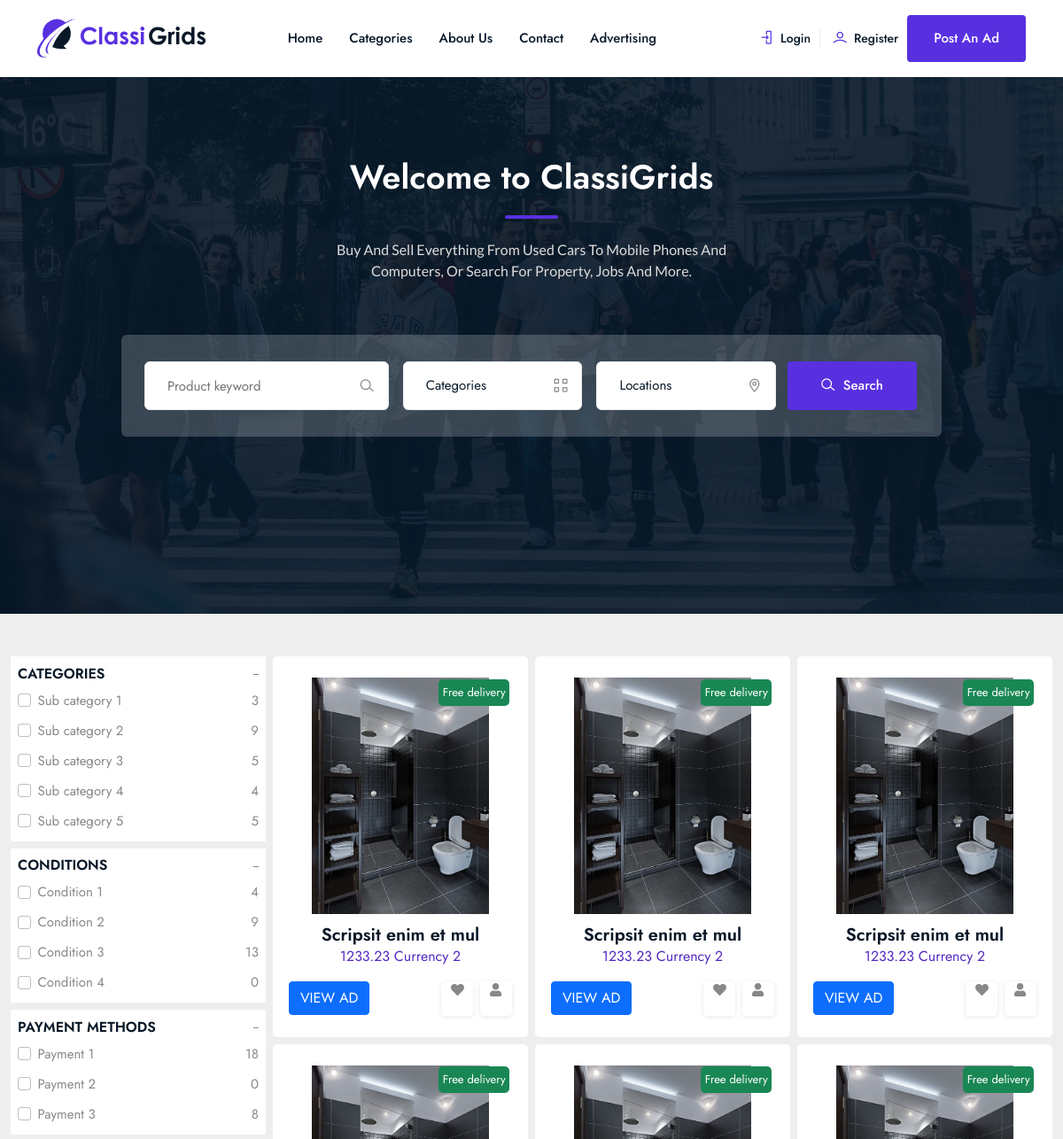
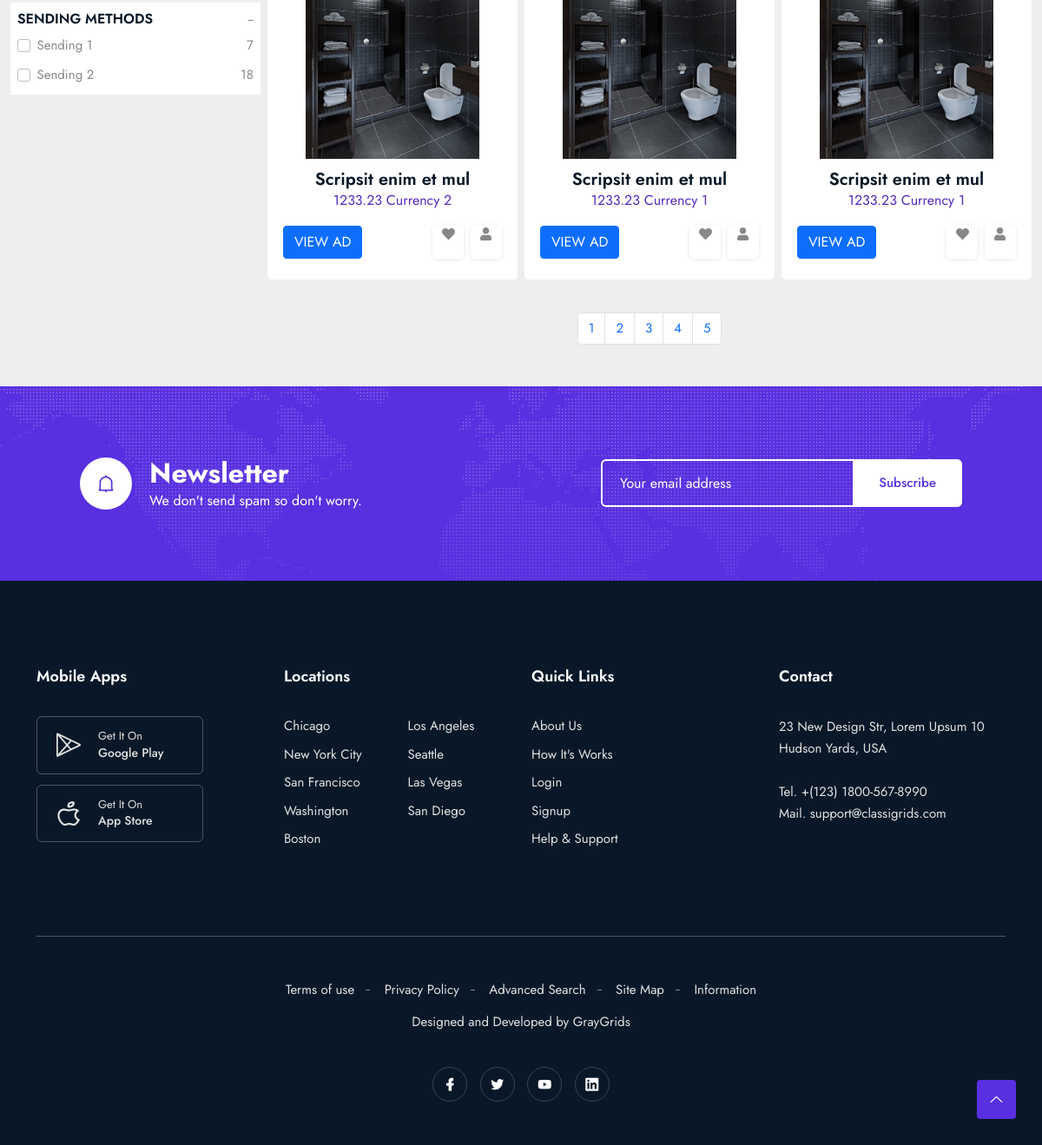
/categories.php, run on the app's committed database (2 pictures, top to bottom).
### tables this page shows
CREATE TABLE `subcategories` (
  `id` int(11) UNSIGNED NOT NULL,
  `title` varchar(211) NOT NULL,
  `category_id` int(11) UNSIGNED NOT NULL,
  `slug` varchar(211) DEFAULT NULL
);

CREATE TABLE `conditions` (
  `id` int(11) NOT NULL,
  `title` varchar(211) NOT NULL,
  `skug` varchar(211) DEFAULT NULL
);

CREATE TABLE `payment_methods` (
  `id` int(11) UNSIGNED NOT NULL,
  `title` varchar(211) NOT NULL,
  `slug` varchar(211) DEFAULT NULL
);

CREATE TABLE `sending_methods` (
  `id` int(11) UNSIGNED NOT NULL,
  `title` varchar(211) NOT NULL,
  `slug` varchar(211) DEFAULT NULL
);

CREATE TABLE `ads` (
  `id` int(11) NOT NULL,
  `title` varchar(211) NOT NULL,
  `price` decimal(10,2) NOT NULL,
  `price_type_id` int(11) NOT NULL,
  `currency_id` int(11) NOT NULL,
  `images` text DEFAULT NULL,
  `youtube_link` varchar(211) NOT NULL,
  `description` text NOT NULL,
  `condition_id` int(11) NOT NULL,
  `sub_category_id` int(11) DEFAULT NULL,
  `amount` int(11) NOT NULL,
  `sending_id` int(11) NOT NULL,
  `payment_id` int(11) NOT NULL,
  `free_delivery` int(11) NOT NULL DEFAULT 0,
  `created_at` datetime NOT NULL,
  `updated_at` datetime NOT NULL,
  `expires_at` datetime NOT NULL,
  `user_id` int(11) NOT NULL,
  `slug` varchar(211) DEFAULT NULL
);

CREATE TABLE `currencies` (
  `id` int(11) NOT NULL,
  `title` varchar(211) NOT NULL,
  `slug` varchar(211) DEFAULT NULL
);

### include/db.inc.php (called while the page is built, shortened)
<?php
class DbConnect {
	private $host = HOST;
	private $dbname = DBNAME;
	private $username = USERNAME;
	private $password = PASSWORD;
	protected function connect() {
		try {
		$sql = 'mysql:host='. $this -> host .';dbname='. $this -> dbname ;
		$pdo = new PDO ( $sql , $this -> username , $this -> password );
		$pdo -> setAttribute( PDO::ATTR_DEFAULT_FETCH_MODE , PDO::FETCH_ASSOC );
		$pdo -> setAttribute ( PDO::ATTR_ERRMODE , PDO::ERRMODE_EXCEPTION );
		$pdo -> exec( 'set names utf8');
		return $pdo;
		} catch ( PDOException $e ){
			echo $e -> getMessage();
		}
	}
}

### classes/ad.class.php (called while the page is built, shortened)
<?php
class Ad extends DbConnect {
public function getAdsCountBySubCategory($sub_category_id){
	$sql = 'select * from ads where sub_category_id = ? ';
	$query = $this -> connect() -> prepare($sql);
	$query -> execute([ $sub_category_id ]);
	$ads = count($query -> fetchAll());
	return $ads;
}
public function getAdsCountByCondition($condition_id){
	$sql = 'select * from ads where condition_id = ? ';
	$query = $this -> connect() -> prepare($sql);
	$query -> execute([ $condition_id ]);
	$ads = count($query -> fetchAll());
	return $ads;
}
public function getAdsByPaymentMethod($payment_id){
	$sql = 'select * from ads where payment_id = ? ';
	$query = $this -> connect() -> prepare($sql);
	$query -> execute([ $payment_id ]);
	$ads = count($query -> fetchAll());
	return $ads;
}
public function getAdsBySendingMethod($sending_id){
	$sql = 'select * from ads where sending_id = ? ';
	$query = $this -> connect() -> prepare($sql);
	$query -> execute([ $sending_id ]);
	$ads = count($query -> fetchAll());
	return $ads;
}
public function getAllSubCategories(){
	$sql = 'select * from subcategories order by title asc';
	$query = $this -> connect() -> query ($sql);
	$subcategories = $query -> fetchAll();
	return $subcategories;
}
public function getAllConditions(){
	$sql = 'select * from conditions order by title asc';
	$query = $this -> connect() -> query ($sql);
	$conditions = $query -> fetchAll();
	return $conditions;
}
public function getAllPaymentMethods(){
	$sql = 'select * from payment_methods order by title asc';
	$query = $this -> connect() -> query ($sql);
	$payment_methods = $query -> fetchAll();
	return $payment_methods;
}
public function getAllSendingMethods(){
	$sql = 'select * from sending_methods order by title asc';
	$query = $this -> connect() -> query ($sql);
	$sending_methods = $query -> fetchAll();
	return $sending_methods;
}
public function getAllAds(){
$page = isset($_GET['page']) ? (int)$_GET['page'] : 1 ;
$perPage = isset($_GET['per-page'])&& $_GET['per-page'] <= 6 ? (int)$_GET['per-page'] : 6 ;
$start = ( $page > 1 ) ? ($page * $perPage ) - $perPage : 0 ;
$sql = 'select * from ads order by title desc LIMIT :start , :perPage';
$query = $this -> connect() -> prepare($sql);
$query -> bindParam( ':start' , $start , PDO::PARAM_INT);
$query -> bindParam( ':perPage' , $perPage , PDO::PARAM_INT);
$query -> execute();
$ads = $query -> fetchAll();
$sql = 'select * from ads ';
$query = $this -> connect() -> query($sql);
$ads_count = $query ->  fetchAll();
$allAds = count($ads_count);
$pages = ceil( $allAds / $perPage);
return array('pages' => $pages , 'ads' => $ads , 'per-page' => $perPage );
}
public function getCurrencyDetails($currency_id){
	$sql = 'select * from currencies where  id = ? order by title asc';
	$query = $this -> connect() -> prepare($sql);
	$query -> execute([$currency_id]);
	$currency = $query -> fetch();
	return $currency;
}
}

### categories.php (the view, shortened to what this page needs)
<?php require_once 'include/db.inc.php' ?>
<?php
$ads = new Ad();
?>
<!DOCTYPE html>
<html class="no-js" lang="zxx">
<head>
   <?php require_once 'partials/__head.php' ?>
<link rel="stylesheet" type="text/css" href="assets/css/all.min.css">
</head>
<body>
<?php require_once 'partials/__header.php' ?>
<?php require_once 'partials/__hero_section.php' ?>
<div class="container-fluid mt-5 mb-5">
    <div class="row g-2">
        <div class="col-md-3">
<form action="" method="GET">
            <div class="type p-2 mb-2">
                <div class="heading d-flex justify-content-between align-items-center">
                    <h6 class="text-uppercase">Categories</h6> <span>--</span>
                </div>
<?php
try{
foreach ($ads -> getAllSubCategories() as $subCategory ){
?>
<div class="d-flex justify-content-between mt-2">
        <div class="form-check">
            <input class="form-check-input" type="checkbox" value="<?php echo $subCategory['id'] ?>" onChange="this.form.submit()" name="sub_category_id" id="flexCheckChecked" >
            <label class="form-check-label" for="flexCheckChecked"> <?php echo $subCategory['title'] ?> </label> </div> <span>
<?php
echo $ads  -> getAdsCountBySubCategory($subCategory['id']);
?>
            </span>
                </div>
<?php
}
} catch( PDOException $e ){
    echo $e -> getMessage();
}
?>
            </div>
            <div class="type p-2 mb-2">
                <div class="heading d-flex justify-content-between align-items-center">
                    <h6 class="text-uppercase">Conditions</h6> <span>--</span>
                </div>
<?php
try{
foreach ($ads -> getAllConditions() as $condition ){
?>
<div class="d-flex justify-content-between mt-2">
        <div class="form-check">
            <input class="form-check-input" type="checkbox"  value="<?php echo $condition['id'] ?>" onChange="this.form.submit()" name="condition_id"  id="flexCheckChecked" >
            <label class="form-check-label" for="flexCheckChecked"> <?php echo $condition['title'] ?> </label> </div> <span>
<?php
echo $ads -> getAdsCountByCondition($condition['id']);
?>
            </span>
                </div>
<?php
}
} catch( PDOException $e ){
    echo $e -> getMessage();
}
?>
            </div>
            <div class="type p-2 mb-2">
                <div class="heading d-flex justify-content-between align-items-center">
                    <h6 class="text-uppercase">Payment methods</h6> <span>--</span>
                </div>
<?php
try{
foreach ($ads -> getAllPaymentMethods() as $paymentMethod ){
?>
<div class="d-flex justify-content-between mt-2">
        <div class="form-check">
            <input class="form-check-input" type="checkbox"  value="<?php echo $paymentMethod['id'] ?>" onChange="this.form.submit()" name="payment_id"  id="flexCheckChecked" >
            <label class="form-check-label" for="flexCheckChecked"> <?php echo $paymentMethod['title'] ?> </label> </div> <span>
<?php
echo $ads -> getAdsByPaymentMethod($paymentMethod['id']);
?>
            </span>
                </div>
<?php
}
} catch( PDOException $e ){
    echo $e -> getMessage();
}
?>
            </div>
            <div class="type p-2 mb-2">
                <div class="heading d-flex justify-content-between align-items-center">
                    <h6 class="text-uppercase">Sending Methods</h6> <span>--</span>
                </div>
<?php
try{
foreach ($ads -> getAllSendingMethods() as $sendingMethod ){
?>
<div class="d-flex justify-content-between mt-2">
        <div class="form-check">
            <input class="form-check-input" type="checkbox"  value="<?php echo $sendingMethod['id'] ?>" onChange="this.form.submit()" name="sending_id"  id="flexCheckChecked" >
            <label class="form-check-label" for="flexCheckChecked"> <?php echo $sendingMethod['title'] ?> </label> </div> <span>
<?php
 echo $ads -> getAdsBySendingMethod($sendingMethod['id']);
?>
            </span>
                </div>
<?php
}
} catch( PDOException $e ){
    echo $e -> getMessage();
}
?>
            </div>
        </div>
        <div class="col-md-9">
            <div class="row g-2">
<?php
try {
$ads = new Ad();
$sub_category_id = isset($_GET['sub_category_id']) ? $_GET['sub_category_id'] : null;
$sending_id = isset($_GET['sending_id']) ? $_GET['sending_id'] : null;
$payment_id = isset($_GET['payment_id']) ? $_GET['payment_id'] : null;
$condition_id = isset($_GET['condition_id']) ? $_GET['condition_id'] : null;
if( $sending_id){
$ads -> filterAdsBySendingMethod($sending_id)['ads'];
if( count($ads -> filterAdsBySendingMethod($sending_id)['ads']  )== 0 ){
    echo '<br><h4>There is no ads for this sending method.</h4>';
} else {
foreach( $ads -> filterAdsBySendingMethod($sending_id)['ads'] as $ad ){
?>
                   <div class="col-md-4">
                    <div class="product py-4"><?php
if( $ad['free_delivery'] == 1 ){
?>
 <span class="off bg-success">Free delivery
 </span>
    <?php
}
?>
                        <div class="text-center">
                            <img src="uploads/<?php echo current(explode('|' , $ad['images']));  ?>" width="200">
                             </div>
                        <div class="about text-center">
                            <h5><?php echo  substr($ad['title'] , 0 , 20 ) ?></h5> <span><?php echo $ad['price'] ?>
                                <?php echo $ads -> getCurrencyDetails($ad['currency_id'])['title']; ?>
                            </span>
                        </div>
                        <div class="cart-button mt-3 px-2 d-flex justify-content-between align-items-center"> <a  href="view-ad.php?id=<?php echo $ad['id']; ?>" class="btn btn-primary text-uppercase">View Ad</a>
                            <div class="add"> <span class="product_fav">
                                <i class="fas fa-heart" aria-hidden="true"></i></span> <span class="product_fav"><i class="fas fa-user"></i></span> </div>
                        </div>
                    </div>
                </div>
<?php
}
if( count($ads ->filterAdsBySendingMethod($sending_id)['ads']) > 0 ){
    $pages = $ads -> filterAdsBySendingMethod($sending_id)['pages'];
?>
<nav>
    <ul class="pagination d-flex justify-content-center flex-wrap pagination-rounded-flat pagination-success">
<?php
for( $x = 1 ; $x <= $pages; $x++){
    $perPage = $ads -> filterAdsBySendingMethod($sending_id)['per-page'];
?>
<li class="page-item"><a class="page-link" data-abc="true" href="?sending_id=<?php echo $sending_id;?>&page=<?php echo $x; ?>&per-page=<?php echo $perPage; ?>"><?php echo $x ?></a></li>
<?php
}
 ?>
    </ul>
</nav>
<?php
}
}
} else   {
foreach( $ads -> getAllAds()['ads'] as $ad ){
?>
                   <div class="col-md-4">
                    <div class="product py-4"><?php
if( $ad['free_delivery'] == 1 ){
?>
 <span class="off bg-success">Free delivery
 </span>
    <?php
}
?>
                        <div class="text-center">
                            <img src="uploads/<?php echo current(explode('|' , $ad['images']));  ?>" width="200">
                             </div>
                        <div class="about text-center">
                            <h5><?php echo  substr($ad['title'] , 0 , 20 ) ?></h5> <span><?php echo $ad['price'] ?>
                                <?php echo $ads -> getCurrencyDetails($ad['currency_id'])['title']; ?>
                            </span>
                        </div>
                        <div class="cart-button mt-3 px-2 d-flex justify-content-between align-items-center"> <a  href="view-ad.php?id=<?php echo $ad['id']; ?>" class="btn btn-primary text-uppercase">View Ad</a>
                            <div class="add"> <span class="product_fav">
                                <i class="fas fa-heart" aria-hidden="true"></i></span> <span class="product_fav"><i class="fas fa-user"></i></span> </div>
                        </div>
                    </div>
                </div>
<?php
}
if( count($ads -> getAllAds()['ads']) > 0 ){
    $pages = $ads -> getAllAds()['pages'];
?>
<nav>
    <ul class="pagination d-flex justify-content-center flex-wrap pagination-rounded-flat pagination-success">
<?php
for( $x = 1 ; $x <= $pages; $x++){
    $perPage = $ads -> getAllAds()['per-page'];
?>
<li class="page-item"><a class="page-link" data-abc="true" href="?page=<?php echo $x; ?>&per-page=<?php echo $perPage; ?>"><?php echo $x ?></a></li>
<?php
}
 ?>
    </ul>
</nav>
<?php
}
}
} catch ( PDOException $e ){
    echo $e -> getMessage();
}
?>
            </div>
        </div>
    </div>
</div>
<?php require_once 'partials/__newsletter.php' ?>
<?php require_once 'partials/__footer.php' ?>
    <a href="#" class="scroll-top btn-hover">
        <i class="lni lni-chevron-up"></i>
    </a>
</body>
</html>

### data on the page
subcategories: title "Sub category 1", id "3"
subcategories: title "Sub category 2", id "9"
subcategories: title "Sub category 3", id "5"
subcategories: title "Sub category 4", id "4"
subcategories: title "Sub category 5", id "5"
conditions: title "Condition 1", id "4"
conditions: title "Condition 2", id "9"
conditions: title "Condition 3", id "13"
conditions: title "Condition 4", id "0"
payment_methods: title "Payment 1", id "18"
payment_methods: title "Payment 2", id "0"
payment_methods: title "Payment 3", id "8"
sending_methods: title "Sending 1", id "7"
sending_methods: title "Sending 2", id "18"
ads: free_delivery "Free delivery", title "Scripsit enim et mul", price "1233.23", currency.title "Currency 2"
ads: free_delivery "Free delivery", title "Scripsit enim et mul", price "1233.23", currency.title "Currency 2"
ads: free_delivery "Free delivery", title "Scripsit enim et mul", price "1233.23", currency.title "Currency 2"
ads: free_delivery "Free delivery", title "Scripsit enim et mul", price "1233.23", currency.title "Currency 2"
ads: free_delivery "Free delivery", title "Scripsit enim et mul", price "1233.23", currency.title "Currency 1"
ads: free_delivery "Free delivery", title "Scripsit enim et mul", price "1233.23", currency.title "Currency 1"
